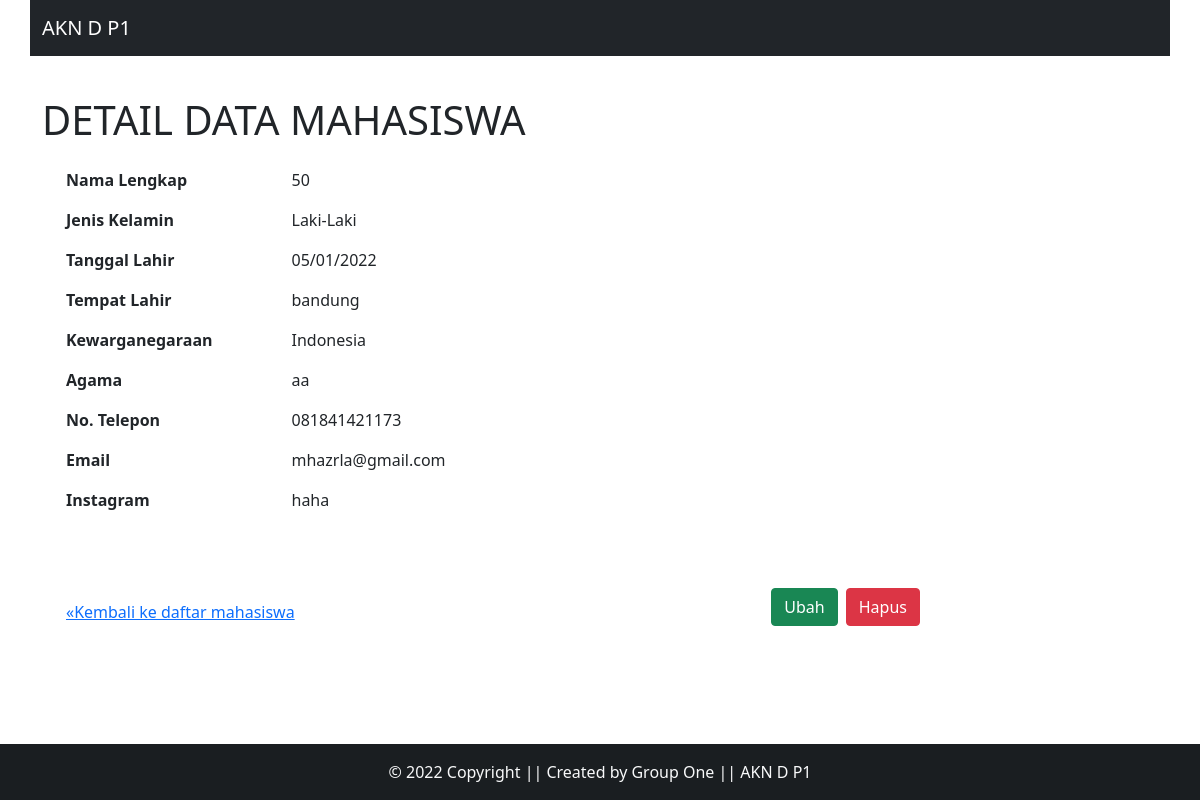
Screenshot of /index.php?page=detail&id=1563 with the database file from the repository.
### tables this page shows
CREATE TABLE `mahasiswa` (
  `id` int(11) NOT NULL,
  `nama` varchar(75) NOT NULL,
  `jenisKelamin` varchar(50) NOT NULL,
  `tempatLahir` varchar(50) NOT NULL,
  `tanggalLahir` varchar(50) NOT NULL,
  `kewarganegaraan` varchar(50) NOT NULL,
  `agama` varchar(50) NOT NULL,
  `noHP` varchar(50) NOT NULL,
  `email` varchar(50) NOT NULL,
  `instagram` varchar(50) NOT NULL
);

### config.php (called while the page is built, shortened)
<?php
$WEB_CONFIG = [
 'app_name' => 'AKN D P1',
 'base_url' => 'http://localhost/bootstrap-mysql-php/'
];
 ?>

### actions/detail.php (the view, shortened to what this page needs)
<?php
$id = $_GET['id'];
$query = "SELECT * FROM mahasiswa WHERE id = $id";
$result = mysqli_query($connect, $query);
$data = mysqli_fetch_array($result);
?>
  <div class="container mt-3 on-relative">
    <div class="data-detail">
        <div class="row mt-3 ">
            <div class="container">
                <div class="row">
                  <div class="col">
                    <p  class="fw-bolder">Nama Lengkap </p>
                  </div>
                  <div class="col-9">
                    <p><?= $data['nama'] ?></p>
                  </div>
                </div>
                <div class="row">
                    <div class="col">
                      <p  class="fw-bolder">Jenis Kelamin </p>
                    </div>
                    <div class="col-9">
                      <p><?= $data['jenisKelamin'] ?></p>
                    </div>
                </div>
                <div class="row">
                  <div class="col">
                    <p  class="fw-bolder">Tanggal Lahir </p>
                  </div>
                  <div class="col-9">
                    <p><?= $data['tanggalLahir'] ?></p>
                  </div>
                </div>
                                  <div class="row">
                                    <div class="col">
                                      <p  class="fw-bolder">Tempat Lahir </p>
                                    </div>
                                    <div class="col-9">
                                        <p><?= $data['tempatLahir'] ?></p>
                                    </div>
                                  </div>
                                  <div class="row">
                                    <div class="col">
                                      <p  class="fw-bolder">Kewarganegaraan </p>
                                    </div>
                                    <div class="col-9">
                                        <p><?= $data['kewarganegaraan'] ?></p>
                                    </div>
                                  </div>
                                  <div class="row">
                                    <div class="col">
                                      <p  class="fw-bolder">Agama </p>
                                    </div>
                                    <div class="col-9">
                                        <p><?= $data['agama'] ?></p>
                                    </div>
                                  </div>
                                  <div class="row">
                                    <div class="col">
                                      <p  class="fw-bolder">No. Telepon </p>
                                    </div>
                                    <div class="col-9">
                                        <p><?= $data['noHP'] ?></p>
                                    </div>
                                  </div>
                                  <div class="row">
                                    <div class="col">
                                      <p  class="fw-bolder">Email </p>
                                    </div>
                                    <div class="col-9">
                                        <p><?= $data['email'] ?></p>
                                    </div>
                                  </div>
                                  <div class="row">
                                    <div class="col">
                                      <p  class="fw-bolder">Instagram </p>
                                    </div>
                                    <div class="col-9">
                                        <p><?= $data['instagram'] ?></p>
                                    </div>
                                  </div>
                              </div>
                              <div class="row mb-5">
                                <div class="col my-5">
                                  <div class="d-flex">
                                    <div class="pt-2 pb-3 flex-grow-1">
                                        <a href="<?= $WEB_CONFIG['base_url'] ?>" class="card-link d-block mt-3">&laquo;Kembali ke daftar mahasiswa</a>
                                    </div>
                                    <div class="pt-2 pb-3">
                                      <a href="<?= $WEB_CONFIG['base_url'] ?>index.php?page=ubah&id=<?= $data['id'] ?>" class="btn btn-success m-1">Ubah</a>
                                      <a href="javascript:alertDelete(<?= $data['id'] ?>);" class="btn btn-danger m1">Hapus</a>
                                    </div>
                                </div>
                                </div>
                              </div>
                        </div>
                    </div>
  </div>

### index.php (shortened to what this page needs)
<?php require 'config.php'; ?>
<!DOCTYPE html>
<html>
 <head>
    <link rel="stylesheet" href="assets/style.css">
    <link href="https://cdn.jsdelivr.net/npm/bootstrap@5.1.3/dist/css/bootstrap.min.css" rel="stylesheet">
    <link rel="stylesheet" href="https://cdnjs.cloudflare.com/ajax/libs/bootstrap-datepicker/1.9.0/css/bootstrap-datepicker.min.css">
    <link rel="stylesheet" href="https://cdnjs.cloudflare.com/ajax/libs/font-awesome/4.7.0/css/font-awesome.min.css">
</head>
<body>
    <nav class="navbar container navbar-expand-lg navbar-dark bg-dark fixed-top">
      <a class="navbar-brand" href="index.php">
        <?= $WEB_CONFIG['app_name'] ?>
      </a>
    </nav>
    <?php session_start();
    $content = (isset($_GET["page"])) ? $_GET["page"] : ""; ?>
    <div class="container mt-5 pt-5">
        <div class="row">
            <div class="col-md-12">
                <h1 class='text-uppercase'><?= $content ?> Data Mahasiswa</h1>
            </div>
            <div class="col-md-10">
            <?php
            switch ($content) {
                case 'detail':
                    require 'actions/detail.php';
                    break;
            } ?>
            </div>
        </div>
    </div>
</body>
<footer class="bg-dark text-center text-light text-lg-start mt-auto fixed-bottom ">
    <div class="text-center p-3" style="background-color: rgba(0, 0, 0, 0.2);">
      © 2022 Copyright || Created by Group One || AKN D P1
    </div>
  </footer>
</html>

### rows the page displays
mahasiswa: nama "50", jenisKelamin "Laki-Laki", tanggalLahir "05/01/2022", tempatLahir "bandung", kewarganegaraan "Indonesia", agama "aa", noHP "081841421173", email "mhazrla@gmail.com", instagram "haha"

### other values shown
$WEB_CONFIG['app_name'] "AKN D P1"
$content "DETAIL"
